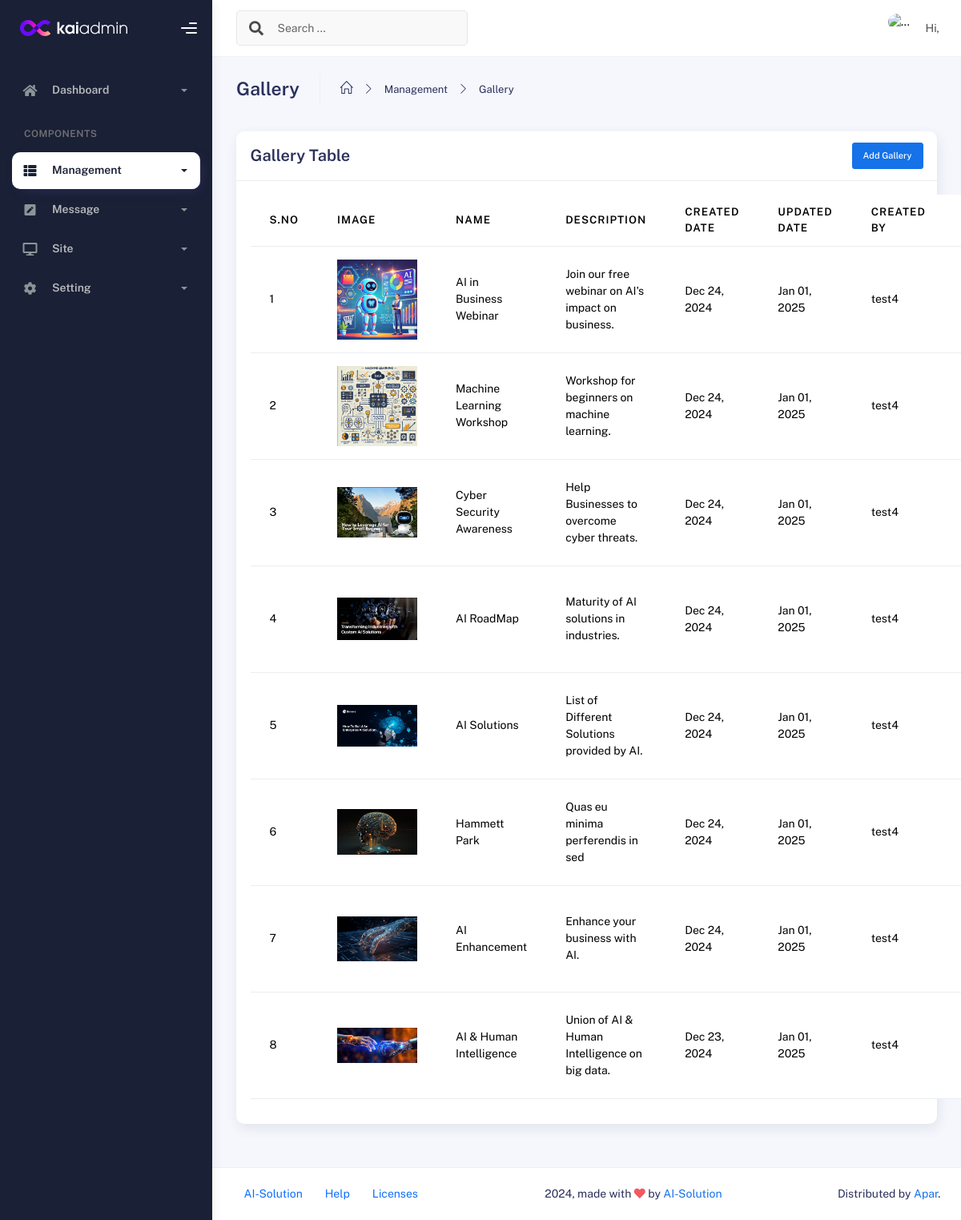
/dashboard/management/gallery/ (signed in), run on the app's committed database.
### dashboard/models.py (models this page shows, shortened)
class Gallery(models.Model):
    gallery_image = models.ImageField(
        upload_to=gallery_image_path,
        null=True,
        blank=True,
        help_text="Upload a gallery image"
    )
    image_description = models.CharField(max_length=50)
    image_name = models.CharField(max_length=25)
    created_date = models.DateTimeField(default=now, editable=False)
    updated_date = models.DateTimeField(auto_now=True)
    created_by = models.ForeignKey(
        'AdminUser',
        on_delete=models.SET_NULL,
        null=True,
        related_name='gallery_created'
    )
    class Meta:
        ordering = ['-created_date']
        verbose_name = 'Gallery'
        verbose_name_plural = "Galleries"
        db_table = 'gallery'

class AdminUser(AbstractBaseUser, PermissionsMixin):
    username = models.CharField(max_length=50, unique=True)
    is_active = models.BooleanField(default=True)
    is_admin = models.BooleanField(default=False)
    is_staff = models.BooleanField(default=False)
    created_at = models.DateTimeField(auto_now_add=True)
    objects = AdminUserManager()
    USERNAME_FIELD = 'username'
    class Meta:
        db_table = 'admin_users'

### dashboard/views.py (the view)
# urls.py: path('management/gallery/', views.dashboard_gallery, name='dashboard-gallery'),
@login_required
def dashboard_gallery(request):
    galleries = Gallery.objects.all().order_by('-created_date')
    return render(request, 'pages/dashboard_gallery.html', {'galleries': galleries})

### dashboard/template/pages/dashboard_gallery.html (shortened to what this page needs)
{% extends 'shared/dashboard_base.html' %}
{% load static %}
{% block content %}
<div class="container">
    <div class="page-inner">
        <div class="page-header">
          <h3 class="fw-bold mb-3">Gallery</h3>
          <ul class="breadcrumbs mb-3">
            <li class="nav-home">
              <a href="#">
                <i class="icon-home"></i>
              </a>
            </li>
            <li class="separator">
              <i class="icon-arrow-right"></i>
            </li>
            <li class="nav-item">
              <a>Management</a>
            </li>
            <li class="separator">
              <i class="icon-arrow-right"></i>
            </li>
            <li class="nav-item">
              <a href="{% url 'dashboard-gallery' %}">Gallery</a>
            </li>
          </ul>
        </div>
        <div class="row">
          <div class="col-md-12">
            <div class="card">
              <div class="card-header d-flex justify-content-between align-items-center">
                <div class="card-title">Gallery Table</div>
                <button class="btn btn-primary btn-sm"
                        hx-get="{% url 'admin_gallery_form' %}"
                        hx-target="#galleryModal"
                        hx-trigger="click"
                        hx-on::after-request="new bootstrap.Modal(document.getElementById('galleryModal')).show()">
                    Add Gallery
                </button>
              </div>
              <div class="card-body">
                <div id="gallery-table">
                    {% include 'components/gallery_table.html' %}
                </div>
              </div>
            </div>
          </div>
        </div>
    </div>
</div>
{% endblock %}

### dashboard/template/shared/dashboard_base.html (shortened to what this page needs)
{% load static %}
<!DOCTYPE html>
<html lang="en">
  <head>
    <link rel="stylesheet" href="{% static 'css/ds-bootstrap.min.css' %}" />
    <link rel="stylesheet" href="{% static 'css/plugins.min.css' %}" />
    <link rel="stylesheet" href="{% static 'css/kaiadmin.min.css' %}" />
  </head>
  <body>
  <div class="wrapper">
      {% include 'shared/side_navigation_bar.html' %}
      <div class="main-panel">
          {% include 'shared/navigation_header.html' %}
          {% block content %}{% endblock %}
          {% include 'shared/dashboard_footer.html' %}
      </div>
  </div>
  </body>
</html>

### dashboard/template/shared/side_navigation_bar.html (shortened to what this page needs)
{% load static %}
<div class="sidebar sidebar-style-2" data-background-color="dark">
    <div class="sidebar-logo">
      <div class="logo-header" data-background-color="dark">
        <a href="{% url 'index' %}" class="logo">
          <img
            src="{% static 'img/kaiadmin/logo_light.svg' %}"
            alt="navbar brand"
            class="navbar-brand"
            height="20"
          />
        </a>
        <div class="nav-toggle">
          <button class="btn btn-toggle toggle-sidebar">
            <i class="gg-menu-right"></i>
          </button>
        </div>
      </div>
    </div>
    <div class="sidebar-wrapper scrollbar scrollbar-inner">
      <div class="sidebar-content">
        <ul class="nav nav-secondary">
          <li class="nav-item {% if request.path == '/dashboard/' %}active{% endif %}">
            <a
              data-bs-toggle="collapse"
              href="#dashboard"
              class="collapsed"
              aria-expanded="false"
            >
              <i class="fas fa-home"></i>
              <p>Dashboard</p>
              <span class="caret"></span>
            </a>
          </li>
          <li class="nav-section">
            <h4 class="text-section">Components</h4>
          </li>
            <li class="nav-item {% if '/dashboard/management/' in request.path %}active{% endif %}">
            <a data-bs-toggle="collapse" href="#base">
              <i class="fas fa-th-list"></i>
              <p>Management</p>
              <span class="caret"></span>
            </a>
          </li>
          <li class="nav-item {% if '/dashboard/message/' in request.path %}active{% endif %}">
            <a data-bs-toggle="collapse" href="#forms">
              <i class="fas fa-pen-square"></i>
              <p>Message</p>
              <span class="caret"></span>
            </a>
          </li>
          <li class="nav-item {% if '/dashboard/site/' in request.path %}active{% endif %}">
            <a data-bs-toggle="collapse" href="#maps">
              <i class="fas fa-desktop"></i>
              <p>Site</p>
              <span class="caret"></span>
            </a>
          </li>
          <li class="nav-item {% if '/dashboard/setting/' in request.path %}active{% endif %}">
            <a data-bs-toggle="collapse" href="#submenu">
              <i class="fas fa-cog"></i>
              <p>Setting</p>
              <span class="caret"></span>
            </a>
          </li>
        </ul>
      </div>
    </div>
</div>

### dashboard/template/shared/navigation_header.html (shortened to what this page needs)
{% load static %}
<div class="main-header">
  <nav
    class="navbar navbar-header navbar-header-transparent navbar-expand-lg border-bottom"
  >
    <div class="container-fluid">
      <nav
        class="navbar navbar-header-left navbar-expand-lg navbar-form nav-search p-0 d-none d-lg-flex"
      >
        <div class="input-group">
          <div class="input-group-prepend">
            <button type="submit" class="btn btn-search pe-1">
              <i class="fa fa-search search-icon"></i>
            </button>
          </div>
            <label>
                <input
                  type="text"
                  placeholder="Search ..."
                  class="form-control"
                />
            </label>
        </div>
      </nav>
      <ul class="navbar-nav topbar-nav ms-md-auto align-items-center">
        <li class="nav-item topbar-user dropdown hidden-caret">
          <a
            class="dropdown-toggle profile-pic"
            data-bs-toggle="dropdown"
            href="#"
            aria-expanded="false"
          >
            <div class="avatar-sm">
              <img
                src="{% static 'img/profile.jpg' %}"
                alt="..."
                class="avatar-img rounded-circle"
              />
            </div>
            <span class="profile-username">
              <span class="op-7">Hi,</span>
            </span>
          </a>
        </li>
      </ul>
    </div>
  </nav>
</div>

### dashboard/template/components/gallery_table.html (shortened to what this page needs)
<table class="table table-hover">
    <thead>
        <tr>
            <th scope="col">S.No</th>
            <th scope="col">Image</th>
            <th scope="col">Name</th>
            <th scope="col">Description</th>
            <th scope="col">Created Date</th>
            <th scope="col">Updated Date</th>
            <th scope="col">Created By</th>
            <th scope="col">Action</th>
        </tr>
    </thead>
    <tbody>
        {% for gallery in galleries %}
        <tr>
            <td>{{ forloop.counter }}</td>
            <td>
                {% if gallery.gallery_image %}
                    <img src="{{ gallery.gallery_image.url }}"
                         alt="{{ gallery.image_name }}"
                         style="width: 100px; height: 100px; object-fit: contain;">
                {% else %}
                    <div class="text-muted">No image</div>
                {% endif %}
            </td>
            <td>{{ gallery.image_name }}</td>
            <td>{{ gallery.image_description }}</td>
            <td>{{ gallery.created_date|date:"M d, Y" }}</td>
            <td>{{ gallery.updated_date|date:"M d, Y" }}</td>
            <td>{{ gallery.created_by.username }}</td>
            <td>
            </td>
        </tr>
        {% empty %}
        <tr>
            <td colspan="8" class="text-center">No gallery images found</td>
        </tr>
        {% endfor %}
    </tbody>
</table>

### dashboard/template/shared/dashboard_footer.html
<footer class="footer">
  <div class="container-fluid d-flex justify-content-between">
    <nav class="pull-left">
      <ul class="nav">
        <li class="nav-item">
          <a class="nav-link" href="#">
            AI-Solution
          </a>
        </li>
        <li class="nav-item">
          <a class="nav-link" href="#"> Help </a>
        </li>
        <li class="nav-item">
          <a class="nav-link" href="#"> Licenses </a>
        </li>
      </ul>
    </nav>
    <div class="copyright">
      2024, made with <i class="fa fa-heart heart text-danger"></i> by
      <a href="#">AI-Solution</a>
    </div>
    <div>
      Distributed by
      <a target="_blank" href="#">Apar</a>.
    </div>
  </div>
</footer>

### data on the page
Gallery: gallery_image (picture), image_name "AI in Business Webinar", image_description "Join our free webinar on AI's impact on business.", created_date "Dec 24, 2024", updated_date "Jan 01, 2025", created_by.username "test4"
Gallery: gallery_image (picture), image_name "Machine Learning Workshop", image_description "Workshop for beginners on machine learning.", created_date "Dec 24, 2024", updated_date "Jan 01, 2025", created_by.username "test4"
Gallery: gallery_image (picture), image_name "Cyber Security Awareness", image_description "Help Businesses to overcome cyber threats.", created_date "Dec 24, 2024", updated_date "Jan 01, 2025", created_by.username "test4"
Gallery: gallery_image (picture), image_name "AI RoadMap", image_description "Maturity of AI solutions in industries.", created_date "Dec 24, 2024", updated_date "Jan 01, 2025", created_by.username "test4"
Gallery: gallery_image (picture), image_name "AI Solutions", image_description "List of Different Solutions provided by AI.", created_date "Dec 24, 2024", updated_date "Jan 01, 2025", created_by.username "test4"
Gallery: gallery_image (picture), image_name "Hammett Park", image_description "Quas eu minima perferendis in sed", created_date "Dec 24, 2024", updated_date "Jan 01, 2025", created_by.username "test4"
Gallery: gallery_image (picture), image_name "AI Enhancement", image_description "Enhance your business with AI.", created_date "Dec 24, 2024", updated_date "Jan 01, 2025", created_by.username "test4"
Gallery: gallery_image (picture), image_name "AI & Human Intelligence", image_description "Union of AI & Human Intelligence on big data.", created_date "Dec 23, 2024", updated_date "Jan 01, 2025", created_by.username "test4"
